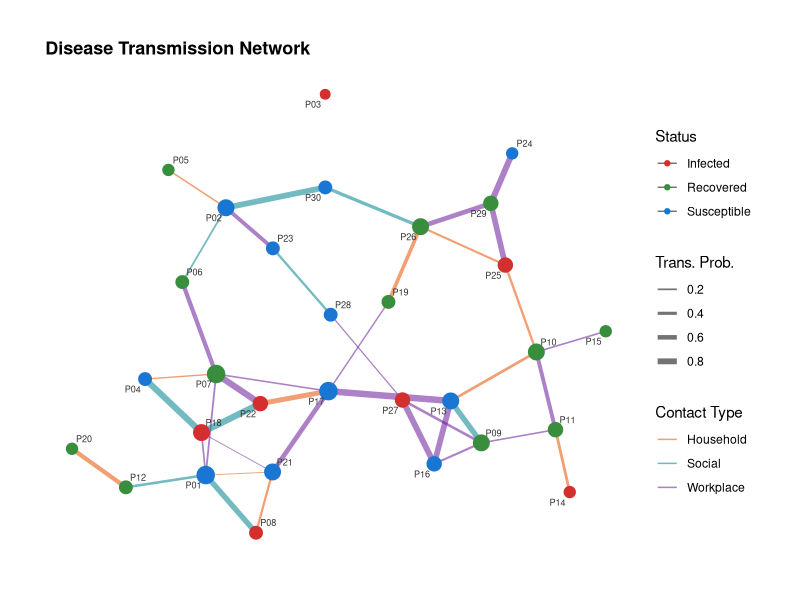
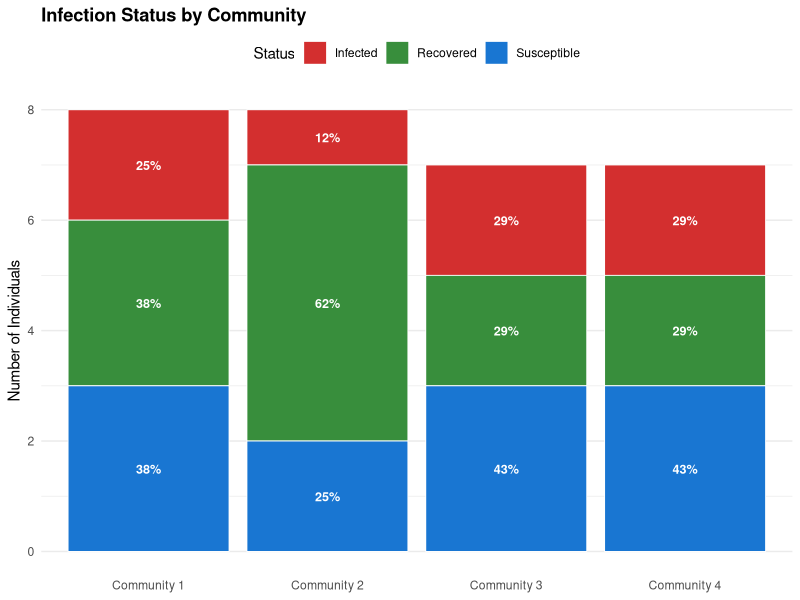
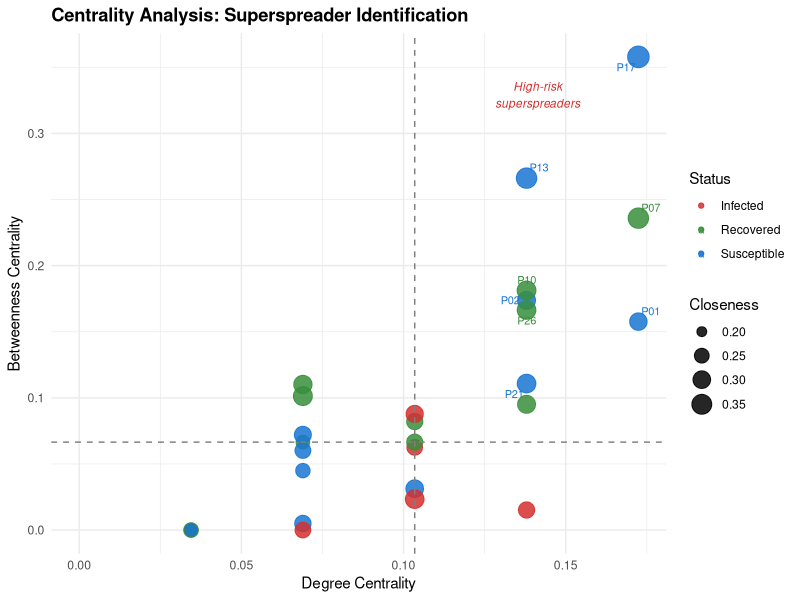
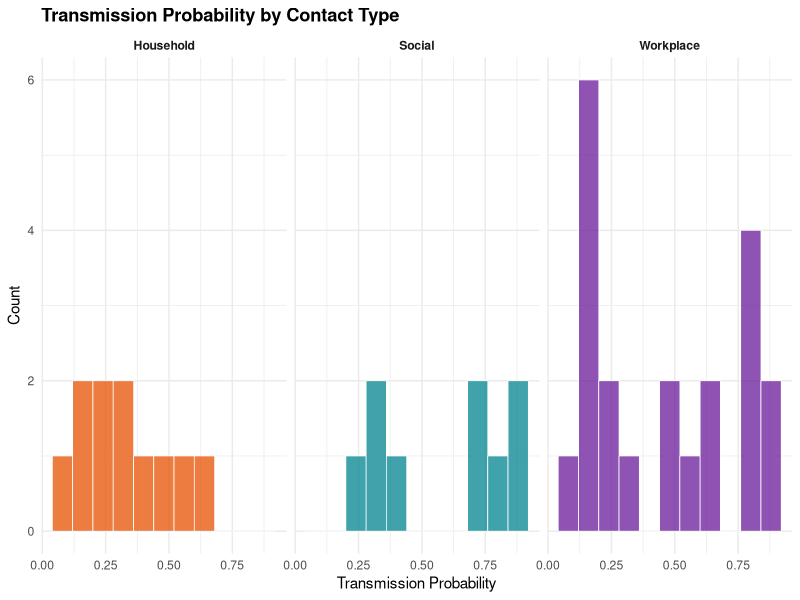

Write the R code that produced these figures, in order.
## ---- chunk 1
# Install packages if needed
pkgs <- c("igraph", "ggraph", "tidygraph", "ggplot2", "dplyr", "tibble", "scales", "knitr")
invisible(lapply(pkgs, function(p) {
  if (!requireNamespace(p, quietly = TRUE)) install.packages(p, quiet = TRUE)
}))

library(igraph)
library(ggraph)
library(tidygraph)
library(ggplot2)
library(dplyr)
library(tibble)
library(scales)
library(knitr)

set.seed(42)
## ---- chunk 2
n <- 30
communities <- rep(1:4, times = c(8, 8, 7, 7))
names(communities) <- paste0("P", sprintf("%02d", 1:n))

nodes <- tibble(
  name        = names(communities),
  community   = factor(paste0("Community ", communities)),
  status      = sample(c("Infected","Recovered","Susceptible"), n,
                       replace = TRUE, prob = c(0.40, 0.35, 0.25)),
  age_group   = sample(c("<18","18-40","41-60",">60"), n,
                       replace = TRUE, prob = c(0.15, 0.35, 0.30, 0.20)),
  degree_cent = NA_real_   # filled after graph build
)

# Edges: within-community (high prob) + cross-community (low prob)
edge_list <- list()
for (i in 1:(n - 1)) {
  for (j in (i + 1):n) {
    same <- communities[i] == communities[j]
    p    <- ifelse(same, 0.28, 0.05)
    if (runif(1) < p) {
      edge_list[[length(edge_list) + 1]] <-
        c(names(communities)[i], names(communities)[j])
    }
  }
}
edges <- as.data.frame(do.call(rbind, edge_list),
                       stringsAsFactors = FALSE)
colnames(edges) <- c("from", "to")
edges$transmission_prob <- runif(nrow(edges), 0.05, 0.95)
edges$contact_type <- sample(c("Household","Workplace","Social"),
                             nrow(edges), replace = TRUE, prob = c(0.3, 0.4, 0.3))

# Build igraph object
g <- graph_from_data_frame(edges, directed = FALSE, vertices = nodes)

# Centrality measures
nodes$degree_cent    <- degree(g, normalized = TRUE)
nodes$betweenness    <- betweenness(g, normalized = TRUE)
nodes$closeness      <- closeness(g, normalized = TRUE)
V(g)$degree_cent     <- nodes$degree_cent
V(g)$betweenness     <- nodes$betweenness
V(g)$status          <- nodes$status
V(g)$community       <- as.character(nodes$community)

tg <- as_tbl_graph(g)

# Summary statistics
n_infected  <- sum(nodes$status == "Infected")
n_recovered <- sum(nodes$status == "Recovered")
n_suscept   <- sum(nodes$status == "Susceptible")
attack_rate <- round(n_infected / n * 100, 1)
## ---- chunk 3
status_cols <- c("Infected" = "#D32F2F", "Recovered" = "#388E3C", "Susceptible" = "#1976D2")

ggraph(tg, layout = "fr") +
  geom_edge_link(
    aes(width = transmission_prob, colour = contact_type),
    alpha = 0.55, show.legend = TRUE
  ) +
  geom_node_point(
    aes(colour = status, size = degree_cent * 15 + 3)
  ) +
  geom_node_text(
    aes(label = name), size = 2.3, repel = TRUE,
    max.overlaps = 15, colour = "grey20"
  ) +
  scale_edge_width(range = c(0.3, 2.2), name = "Trans. Prob.") +
  scale_edge_colour_manual(
    values = c("Household" = "#E65100", "Workplace" = "#6A1B9A", "Social" = "#00838F"),
    name = "Contact Type"
  ) +
  scale_colour_manual(values = status_cols, name = "Status") +
  scale_size_identity() +
  theme_graph(base_family = "sans") +
  theme(legend.position = "right",
        plot.title = element_text(face = "bold", size = 13)) +
  labs(title = "Disease Transmission Network")
## ---- chunk 4
comm_summary <- nodes %>%
  group_by(community, status) %>%
  summarise(n = n(), .groups = "drop") %>%
  group_by(community) %>%
  mutate(pct = n / sum(n))

ggplot(comm_summary, aes(x = community, y = n, fill = status)) +
  geom_col(position = "stack", colour = "white", linewidth = 0.3) +
  geom_text(
    aes(label = ifelse(pct > 0.08, paste0(round(pct * 100), "%"), "")),
    position = position_stack(vjust = 0.5),
    size = 3.2, colour = "white", fontface = "bold"
  ) +
  scale_fill_manual(values = status_cols, name = "Status") +
  labs(
    title  = "Infection Status by Community",
    x = NULL, y = "Number of Individuals"
  ) +
  theme_minimal(base_size = 11) +
  theme(legend.position = "top",
        panel.grid.major.x = element_blank(),
        plot.title = element_text(face = "bold"))
## ---- chunk 5
ggplot(nodes, aes(x = degree_cent, y = betweenness, colour = status, size = closeness)) +
  geom_point(alpha = 0.85) +
  geom_vline(xintercept = median(nodes$degree_cent), linetype = "dashed",
             colour = "grey50", linewidth = 0.5) +
  geom_hline(yintercept = median(nodes$betweenness), linetype = "dashed",
             colour = "grey50", linewidth = 0.5) +
  ggrepel::geom_text_repel(
    data = nodes %>% filter(betweenness > quantile(betweenness, 0.75)),
    aes(label = name), size = 2.8, max.overlaps = 10
  ) +
  scale_colour_manual(values = status_cols, name = "Status") +
  scale_size(range = c(2, 7), name = "Closeness") +
  annotate("text", x = max(nodes$degree_cent) * 0.82,
           y = max(nodes$betweenness) * 0.92,
           label = "High-risk\nsuperspreaders", colour = "#D32F2F",
           size = 3, fontface = "italic") +
  labs(
    title = "Centrality Analysis: Superspreader Identification",
    x = "Degree Centrality", y = "Betweenness Centrality"
  ) +
  theme_minimal(base_size = 11) +
  theme(plot.title = element_text(face = "bold"),
        legend.position = "right")
## ---- chunk 6
ggplot(edges, aes(x = transmission_prob, fill = contact_type)) +
  geom_histogram(binwidth = 0.08, colour = "white", linewidth = 0.25,
                 position = "identity", alpha = 0.75) +
  scale_fill_manual(
    values = c("Household" = "#E65100", "Workplace" = "#6A1B9A", "Social" = "#00838F"),
    name = "Contact Type"
  ) +
  facet_wrap(~contact_type, ncol = 3) +
  labs(
    title = "Transmission Probability by Contact Type",
    x = "Transmission Probability", y = "Count"
  ) +
  theme_minimal(base_size = 11) +
  theme(legend.position = "none",
        strip.text = element_text(face = "bold"),
        plot.title = element_text(face = "bold"))
## ---- chunk 7
top5 <- nodes %>%
  arrange(desc(betweenness)) %>%
  slice_head(n = 5) %>%
  select(Individual = name, Community = community,
         Status = status, Degree = degree_cent,
         Betweenness = betweenness) %>%
  mutate(across(c(Degree, Betweenness), ~round(., 3)))

kable(top5, caption = "Top 5 individuals by betweenness centrality (highest intervention priority)")
